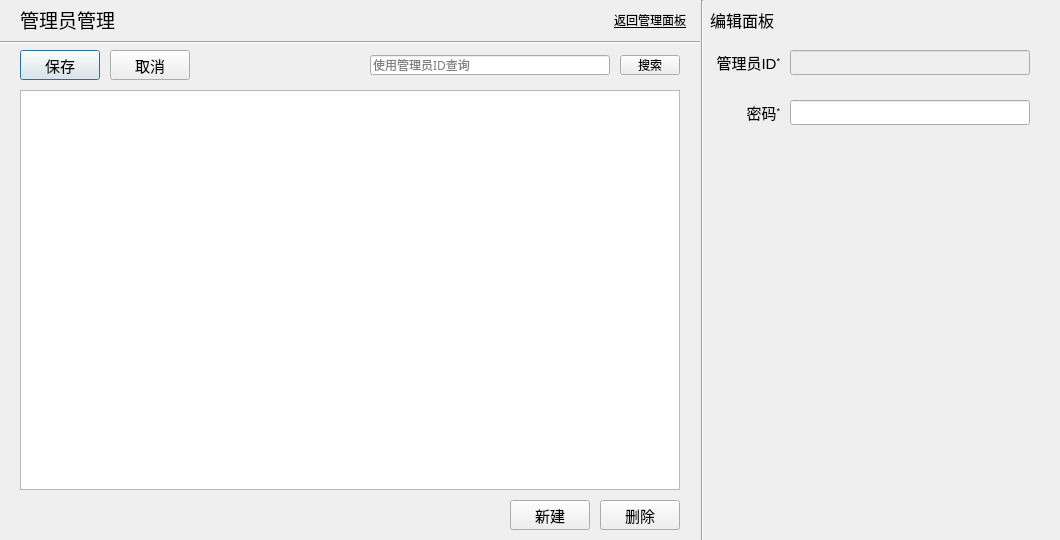
<?xml version="1.0" encoding="UTF-8"?>
<ui version="4.0">
 <class>adminmanageWindow</class>
 <widget class="QWidget" name="adminmanageWindow">
  <property name="geometry">
   <rect>
    <x>0</x>
    <y>0</y>
    <width>1060</width>
    <height>540</height>
   </rect>
  </property>
  <property name="minimumSize">
   <size>
    <width>1060</width>
    <height>540</height>
   </size>
  </property>
  <property name="maximumSize">
   <size>
    <width>1060</width>
    <height>540</height>
   </size>
  </property>
  <property name="font">
   <font>
    <family>Microsoft YaHei UI</family>
   </font>
  </property>
  <property name="windowTitle">
   <string>管理员账户管理</string>
  </property>
  <widget class="Line" name="line">
   <property name="geometry">
    <rect>
     <x>0</x>
     <y>40</y>
     <width>700</width>
     <height>5</height>
    </rect>
   </property>
   <property name="orientation">
    <enum>Qt::Horizontal</enum>
   </property>
  </widget>
  <widget class="QPushButton" name="deleteButton">
   <property name="enabled">
    <bool>true</bool>
   </property>
   <property name="geometry">
    <rect>
     <x>600</x>
     <y>500</y>
     <width>80</width>
     <height>30</height>
    </rect>
   </property>
   <property name="font">
    <font>
     <family>Microsoft YaHei UI</family>
     <pointsize>11</pointsize>
    </font>
   </property>
   <property name="text">
    <string>删除</string>
   </property>
  </widget>
  <widget class="QTableView" name="tableView">
   <property name="geometry">
    <rect>
     <x>20</x>
     <y>90</y>
     <width>660</width>
     <height>400</height>
    </rect>
   </property>
   <property name="font">
    <font>
     <family>Microsoft YaHei</family>
     <pointsize>11</pointsize>
    </font>
   </property>
  </widget>
  <widget class="QPushButton" name="revertButton">
   <property name="geometry">
    <rect>
     <x>110</x>
     <y>50</y>
     <width>80</width>
     <height>30</height>
    </rect>
   </property>
   <property name="font">
    <font>
     <family>Microsoft YaHei UI</family>
     <pointsize>11</pointsize>
    </font>
   </property>
   <property name="text">
    <string>取消</string>
   </property>
  </widget>
  <widget class="Line" name="line_2">
   <property name="geometry">
    <rect>
     <x>700</x>
     <y>0</y>
     <width>5</width>
     <height>540</height>
    </rect>
   </property>
   <property name="orientation">
    <enum>Qt::Vertical</enum>
   </property>
  </widget>
  <widget class="QLineEdit" name="searchlineEdit">
   <property name="geometry">
    <rect>
     <x>370</x>
     <y>55</y>
     <width>240</width>
     <height>20</height>
    </rect>
   </property>
   <property name="font">
    <font>
     <family>Microsoft YaHei</family>
     <pointsize>9</pointsize>
    </font>
   </property>
   <property name="locale">
    <locale language="English" country="UnitedStates"/>
   </property>
   <property name="placeholderText">
    <string>使用管理员ID查询</string>
   </property>
  </widget>
  <widget class="QLabel" name="title_2">
   <property name="geometry">
    <rect>
     <x>710</x>
     <y>0</y>
     <width>200</width>
     <height>40</height>
    </rect>
   </property>
   <property name="font">
    <font>
     <family>Microsoft YaHei UI</family>
     <pointsize>12</pointsize>
    </font>
   </property>
   <property name="text">
    <string>&lt;html&gt;&lt;head/&gt;&lt;body&gt;&lt;p&gt;&lt;span style=&quot; font-size:12pt;&quot;&gt;编辑面板&lt;/span&gt;&lt;/p&gt;&lt;/body&gt;&lt;/html&gt;</string>
   </property>
  </widget>
  <widget class="QPushButton" name="addButton">
   <property name="enabled">
    <bool>true</bool>
   </property>
   <property name="geometry">
    <rect>
     <x>510</x>
     <y>500</y>
     <width>80</width>
     <height>30</height>
    </rect>
   </property>
   <property name="font">
    <font>
     <family>Microsoft YaHei UI</family>
     <pointsize>11</pointsize>
    </font>
   </property>
   <property name="text">
    <string>新建</string>
   </property>
  </widget>
  <widget class="QPushButton" name="searchButton">
   <property name="geometry">
    <rect>
     <x>620</x>
     <y>55</y>
     <width>60</width>
     <height>20</height>
    </rect>
   </property>
   <property name="font">
    <font>
     <family>Microsoft YaHei UI</family>
     <pointsize>9</pointsize>
    </font>
   </property>
   <property name="text">
    <string>搜索</string>
   </property>
  </widget>
  <widget class="QPushButton" name="submitButton">
   <property name="geometry">
    <rect>
     <x>20</x>
     <y>50</y>
     <width>80</width>
     <height>30</height>
    </rect>
   </property>
   <property name="font">
    <font>
     <family>Microsoft YaHei UI</family>
     <pointsize>11</pointsize>
    </font>
   </property>
   <property name="text">
    <string>保存</string>
   </property>
   <property name="default">
    <bool>true</bool>
   </property>
  </widget>
  <widget class="QPushButton" name="returnButton">
   <property name="geometry">
    <rect>
     <x>610</x>
     <y>10</y>
     <width>80</width>
     <height>20</height>
    </rect>
   </property>
   <property name="font">
    <font>
     <family>Microsoft YaHei UI Light</family>
     <pointsize>9</pointsize>
     <underline>true</underline>
    </font>
   </property>
   <property name="text">
    <string>返回管理面板</string>
   </property>
   <property name="flat">
    <bool>true</bool>
   </property>
  </widget>
  <widget class="QLabel" name="title">
   <property name="geometry">
    <rect>
     <x>20</x>
     <y>0</y>
     <width>200</width>
     <height>40</height>
    </rect>
   </property>
   <property name="font">
    <font>
     <family>Microsoft YaHei UI</family>
     <pointsize>14</pointsize>
    </font>
   </property>
   <property name="text">
    <string>&lt;html&gt;&lt;head/&gt;&lt;body&gt;&lt;p&gt;管理员管理&lt;/p&gt;&lt;/body&gt;&lt;/html&gt;</string>
   </property>
  </widget>
  <widget class="QLabel" name="adminIDlabel">
   <property name="geometry">
    <rect>
     <x>710</x>
     <y>50</y>
     <width>70</width>
     <height>25</height>
    </rect>
   </property>
   <property name="font">
    <font>
     <family>Microsoft YaHei UI</family>
     <pointsize>11</pointsize>
    </font>
   </property>
   <property name="text">
    <string>&lt;html&gt;&lt;head/&gt;&lt;body&gt;&lt;p align=&quot;right&quot;&gt;管理员ID&lt;span style=&quot; vertical-align:super;&quot;&gt;*&lt;/span&gt;&lt;/p&gt;&lt;/body&gt;&lt;/html&gt;</string>
   </property>
  </widget>
  <widget class="QLineEdit" name="adminIDlineEdit">
   <property name="enabled">
    <bool>false</bool>
   </property>
   <property name="geometry">
    <rect>
     <x>790</x>
     <y>50</y>
     <width>240</width>
     <height>25</height>
    </rect>
   </property>
   <property name="font">
    <font>
     <family>Microsoft YaHei</family>
     <pointsize>11</pointsize>
    </font>
   </property>
   <property name="locale">
    <locale language="English" country="UnitedStates"/>
   </property>
   <property name="readOnly">
    <bool>true</bool>
   </property>
  </widget>
  <widget class="QLabel" name="passwordlabel">
   <property name="geometry">
    <rect>
     <x>720</x>
     <y>100</y>
     <width>60</width>
     <height>25</height>
    </rect>
   </property>
   <property name="font">
    <font>
     <family>Microsoft YaHei UI</family>
     <pointsize>11</pointsize>
    </font>
   </property>
   <property name="text">
    <string>&lt;html&gt;&lt;head/&gt;&lt;body&gt;&lt;p align=&quot;right&quot;&gt;密码&lt;span style=&quot; vertical-align:super;&quot;&gt;*&lt;/span&gt;&lt;/p&gt;&lt;/body&gt;&lt;/html&gt;</string>
   </property>
  </widget>
  <widget class="QLineEdit" name="passwordlineEdit">
   <property name="geometry">
    <rect>
     <x>790</x>
     <y>100</y>
     <width>240</width>
     <height>25</height>
    </rect>
   </property>
   <property name="font">
    <font>
     <family>Microsoft YaHei</family>
     <pointsize>11</pointsize>
    </font>
   </property>
   <property name="locale">
    <locale language="English" country="UnitedStates"/>
   </property>
  </widget>
  <widget class="QPushButton" name="helpButton">
   <property name="geometry">
    <rect>
     <x>1040</x>
     <y>520</y>
     <width>20</width>
     <height>20</height>
    </rect>
   </property>
   <property name="font">
    <font>
     <family>Microsoft YaHei UI</family>
     <pointsize>10</pointsize>
    </font>
   </property>
   <property name="icon">
    <iconset>
     <normaloff>help-20.png</normaloff>help-20.png</iconset>
   </property>
   <property name="iconSize">
    <size>
     <width>20</width>
     <height>20</height>
    </size>
   </property>
   <property name="flat">
    <bool>true</bool>
   </property>
  </widget>
 </widget>
 <layoutdefault spacing="6" margin="11"/>
 <tabstops>
  <tabstop>adminIDlineEdit</tabstop>
  <tabstop>passwordlineEdit</tabstop>
  <tabstop>submitButton</tabstop>
  <tabstop>revertButton</tabstop>
  <tabstop>searchlineEdit</tabstop>
  <tabstop>searchButton</tabstop>
  <tabstop>addButton</tabstop>
  <tabstop>deleteButton</tabstop>
  <tabstop>tableView</tabstop>
  <tabstop>returnButton</tabstop>
 </tabstops>
 <resources/>
 <connections/>
</ui>
